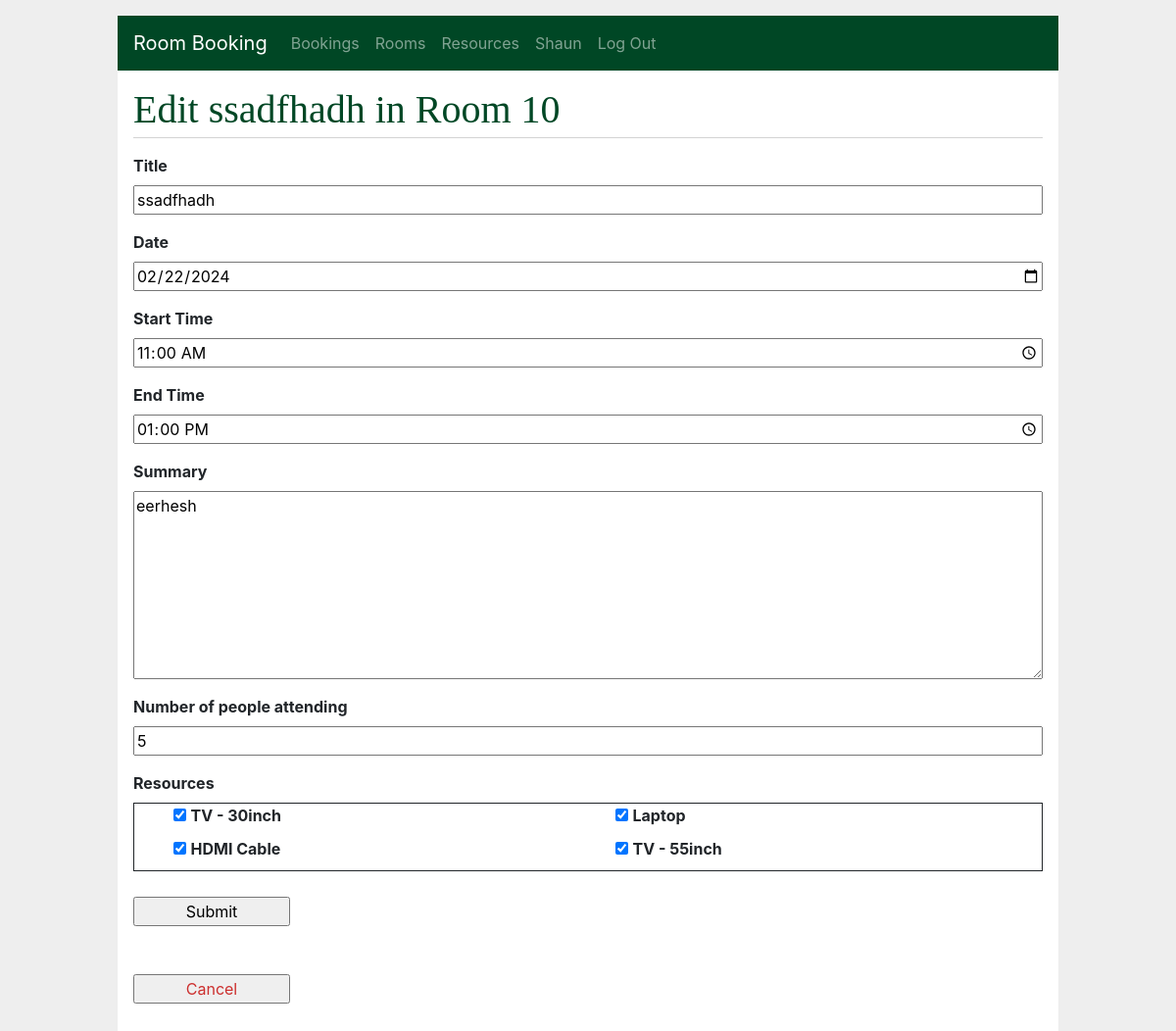
The app's page /bookings/7/update (signed in), older data.
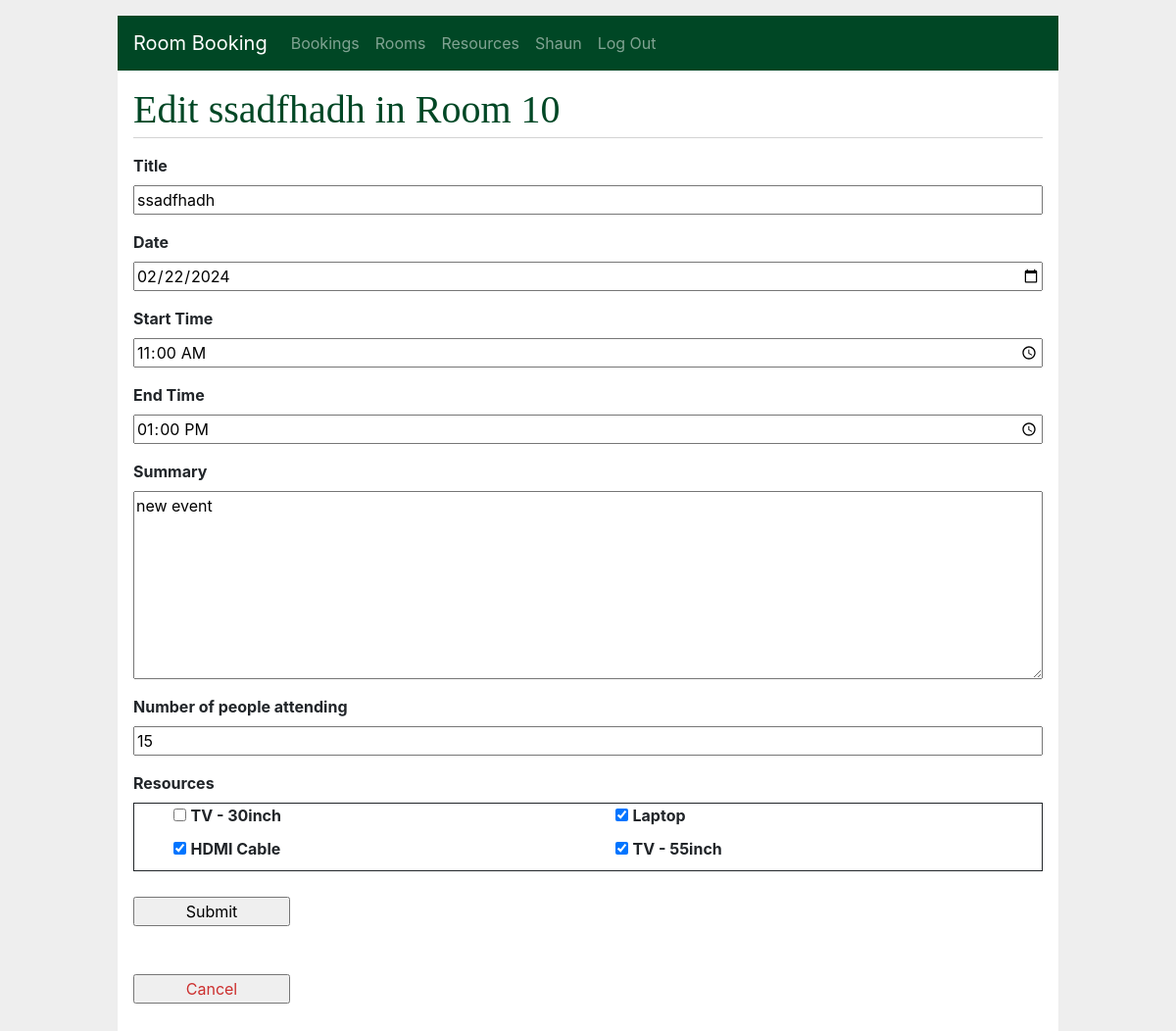
The same page, newer data.
### app/models/room.py (models this page shows, shortened)
class RoomBooking(db.Model):
    __tablename__ = "roombookings"
    id = db.Column(db.Integer, primary_key=True, autoincrement=True, nullable=False)
    creator_id = db.Column(db.Integer, ForeignKey("users.id", ondelete="CASCADE"), nullable=False)
    title = db.Column(db.String(150), nullable=False)
    summary = db.Column(db.Text, nullable=False)
    status = db.Column(db.String, default='pending approval', nullable=False)
    event_start = db.Column(db.DateTime, nullable=False)
    time_start = db.Column(db.DateTime, nullable=False)
    time_end = db.Column(db.DateTime, nullable=False)
    created = db.Column(db.DateTime, default=now, nullable=False)
    attendees = db.Column(db.Integer, nullable=False)
    booked_resources = db.relationship('BookedResource', back_populates="room_booking",
                                       cascade='all, delete, delete-orphan')
    creator = db.relationship('User', foreign_keys=[creator_id], backref=backref("user", cascade="all,delete"))
    room_id = db.Column(db.Integer, ForeignKey("rooms.id"), nullable=False)
    room = db.relationship('Room', foreign_keys=[room_id])

### app/bookings/routes.py (the view, shortened to what this page needs)
@bp.route('/<int:id>/update', methods=('GET', 'POST'))
@login_required
def update(id):
    booking = get_booking(id)
    if booking.booked_resources:
        print(booking.booked_resources)
        current_booked_resources = booking.booked_resources
        print("booked_resources:", current_booked_resources[0].room_resource.resource.name)
        print("booked_resources:", [resource.room_resource for resource in current_booked_resources])
        current_booked_resources = [resource.room_resource.resource.name for resource in current_booked_resources]
    else:
        current_booked_resources = []
    form = RoomBookingForm(obj=booking,
                           date=booking.event_start,
                           attendees=booking.attendees,
                           time_start=booking.time_start,
                           time_end=booking.time_end,
                           data={"resources": current_booked_resources})
    room_resources = [r for r in booking.room.room_resources]
    room_resources = [resource.resource.name for resource in room_resources]
    print(room_resources)
    form.resources.choices = room_resources
    return render_template('bookings/update.html', form=form, booking=booking)

### app/models/room.py
class RoomBookingForm(FlaskForm):
    title = StringField(u'Title', validators=[DataRequired('Please enter a Title.'), Length(max=40)])
    event_start = DateField(u'Date', validators=[DataRequired('Please enter a date.')], )
    time_start = TimeField(u'Start Time', validators=[DataRequired('Please enter a Start Time.')])
    time_end = TimeField(u'End Time', validators=[DataRequired('Please enter an End Time.')])
    attendees = IntegerField(u'Number of people attending', validators=[DataRequired('Please enter number of people.')])
    summary = TextAreaField(u'Summary', validators=[DataRequired('Please provide a detailed event summary.')])
    resources = MultiCheckboxField(u'Resources')
    submit = SubmitField('Submit')

### app/bookings/routes.py (called while the page is built)
def get_booking(id, check_author=True):
    user_id = session.get('user_id')
    booking = RoomBooking.query.filter_by(id=id).first()
    if booking is None:
        abort(404, f"Booking id {id} doesn't exist.")
    admin = User.query.filter_by(
        id=user_id).first()
    if check_author and booking.creator_id != user_id and admin.role != "admin":
        abort(403)
    return booking

### app/templates/bookings/update.html (shortened to what this page needs)
{% from "_formhelpers.html" import render_field %}
{% extends 'base.html' %}
{% block header %}
  <h1>{% block title %}Edit {{ form.title.data }} in {{ booking.room.name }} {% endblock %}</h1>
{% endblock %}
{% block content %}
  <form method="POST" action="{{ url_for('bookings.update', id=booking['id']) }}">
        {{ render_field(form.title) }}
        {{ render_field(form.event_start) }}
        {{ render_field(form.time_start) }}
        {{ render_field(form.time_end) }}
        {{ render_field(form.summary) }}
        {{ render_field(form.attendees) }}
        {{ render_field(form.resources) }}
        {{ form.submit(style="margin-top: 10px;") }}
  <form action="{{ url_for('bookings.cancelled', id=booking['id']) }}" method="post">
    <input class="danger" type="submit" value="Cancel" onclick="return confirm('Are you sure you want to cancel this booking?');">
  </form>
{% endblock %}

### app/templates/_formhelpers.html (shortened to what this page needs)
{% macro render_field(field) %}
  {{ field.label }}
  {{ field(**kwargs)|safe }}
{% endmacro %}

Row changes from the older to the newer data that the page shows:
changed RoomBooking "ssadfhadh": summary "eerhesh" → "new event"; attendees "5" → "15"
Text that changed along with them:
form field resources: "☑ ☑ ☑ ☑" → "☐ ☑ ☑ ☑"
